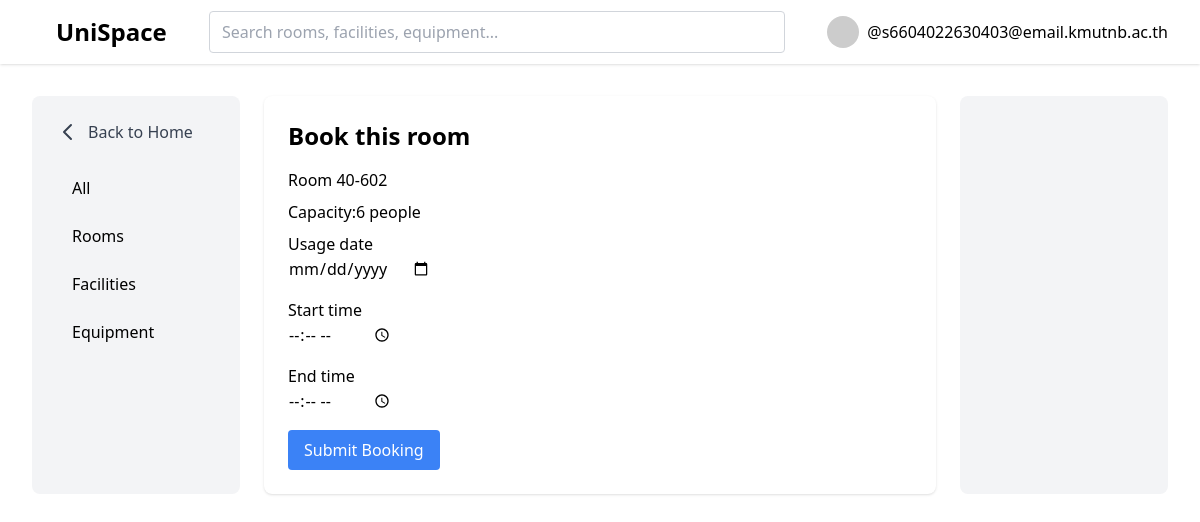
The page /booking-room/1 (signed in) on the database its author committed.
### base/models.py (models this page shows, shortened)
class User(AbstractUser):
    email = models.EmailField(unique=True)
    username = models.CharField(max_length=200,blank=True,null=True)
    USERNAME_FIELD = 'email'
    REQUIRED_FIELDS = ["username"]

class Room(models.Model):
    room_number = models.CharField(max_length=10,unique=True)
    capacity = models.IntegerField()

### base/views.py (the view, shortened to what this page needs)
# urls.py: path("booking-room/<int:pk>", views.bookingRoom, name="bookingRoom"),
@login_required(login_url="login")
def bookingRoom(request, pk):
    room = Room.objects.get(id=pk)
    try:
        student = Student.objects.get(user=request.user)
    except Student.DoesNotExist:
        messages.error(request, "You must complete your student profile before booking.")
        return redirect('update-user')
    initial = {}
    if request.method == "GET":
        time = request.GET.get("time")
        if time:
            parts = time.split("-")
            if len(parts) == 2:
                initial['start_time'] = parts[0]
                initial['end_time'] = parts[1]
        form = BookingForm(initial=initial)
    return render(request, "booking_room.html", {"form": form, "room": room})

### base/forms.py (shortened to what this page needs)
class BookingForm(ModelForm):
    class Meta:
        model = Booking
        fields = ["usage_date", "start_time", "end_time"]
        widgets = {
            'usage_date': forms.DateInput(attrs={'type': 'date'}),
            'start_time': forms.TimeInput(attrs={'type': 'time'}),
            'end_time': forms.TimeInput(attrs={'type': 'time'}),
        }

### base/templates/booking_room.html (shortened to what this page needs)
{% extends 'main.html' %}
{% block content %}
<div class="grid grid-cols-1 md:grid-cols-5 gap-6 p-8">
    <aside class="col-span-1 bg-gray-100 rounded-lg p-6">
        <a href="{% url 'home' %}" class="flex items-center space-x-2 mb-6 text-gray-700 hover:text-gray-900">
            <svg xmlns="http://www.w3.org/2000/svg" class="h-6 w-6" fill="none" viewBox="0 0 24 24" stroke="currentColor">
                <path stroke-linecap="round" stroke-linejoin="round" stroke-width="2" d="M15 19l-7-7 7-7" />
            </svg>
            <span>Back to Home</span>
        </a>
        <nav class="flex flex-col space-y-2">
            <a class="px-4 py-2 rounded hover:bg-gray-200 {% if not request.GET.filter %} font-medium{% endif %}" href="{% url 'home' %}">All</a>
            <a class="px-4 py-2 rounded hover:bg-gray-200 {% if request.GET.filter == 'all_rooms' %}bg-blue-100 text-blue-700 font-medium{% endif %}" href="{% url 'home' %}?filter=all_rooms">Rooms</a>
            <a class="px-4 py-2 rounded hover:bg-gray-200 {% if request.GET.filter == 'all_facilities' %}bg-blue-100 text-blue-700 font-medium{% endif %}" href="{% url 'home' %}?filter=all_facilities">Facilities</a>
            <a class="px-4 py-2 rounded hover:bg-gray-200 {% if request.GET.filter == 'all_equipment' %}bg-blue-100 text-blue-700 font-medium{% endif %}" href="{% url 'home' %}?filter=all_equipment">Equipment</a>
        </nav>
    </aside>
    <section class="col-span-3 bg-white rounded-lg p-6 shadow">
        <h2 class="text-2xl font-bold mb-4">Book this room</h2>
        <p class="mb-2">Room {{ room.room_number }}</p>
        <p class="mb-2">Capacity:{{ room.capacity }} people</p>
        <form method="POST" id="booking-form">
            <div class="mb-4">
                <label class="block font-medium">Usage date</label>
                {{ form.usage_date }}
            </div>
            <div class="mb-4">
                <label class="block font-medium">Start time</label>
                {{ form.start_time }}
            </div>
            <div class="mb-4">
                <label class="block font-medium">End time</label>
                {{ form.end_time }}
            </div>
            <button type="submit"
                onclick="return confirm('Confirm booking this room?')"
                class="bg-blue-500 text-white rounded px-4 py-2">
                Submit Booking
            </button>
        </form>
    </section>
    <aside class="col-span-1 hidden md:block bg-gray-100 rounded-lg p-6">
    </aside>
</div>
{% endblock %}

### templates/navbar.html (shortened to what this page needs)
{% load static %}
<header class="bg-white shadow">
    <div class="max-w-8xl mx-auto px-4 sm:px-6 lg:px-8">
        <div class="flex items-center justify-between h-16">
            <div class="flex-shrink-0">
                <a href="{% url 'home' %}" class="text-2xl font-bold ml-6">
                UniSpace
                </a>
            </div>
            <div class="flex-1 flex justify-center px-8">
                <div class="w-full max-w-xl">
                    <form method="GET" action="{% url 'home' %}">
                        <input
                        name="q"
                        value="{{ request.GET.q }}"
                        placeholder="Search rooms, facilities, equipment..."
                        class="w-full border border-gray-300 rounded px-3 py-2 focus:outline-none focus:ring-2 focus:ring-blue-400"
                        />
                    </form>
                </div>
            </div>
            <div class="flex items-center">
                {% if request.user.is_authenticated %}
                <div class="relative group">
                    <button class="flex items-center space-x-2 hover:text-blue-500">
                        <img
                        src="https://randomuser.me/api/portraits/men/37.jpg"
                        class="h-8 w-8 rounded-full"
                        />
                        <span class="font-medium">@{{ request.user.email }}</span>
                    </button>
                </div>
                {% else %}
                <a href="{% url 'login' %}" class="text-blue-500 font-medium">Login</a>
                {% endif %}
        </div>
    </div>
  </div>
</header>

### rows shown on the page
User: user.email "s6604022630403@email.kmutnb.ac.th"
Room: room_number "40-602", capacity "6"
